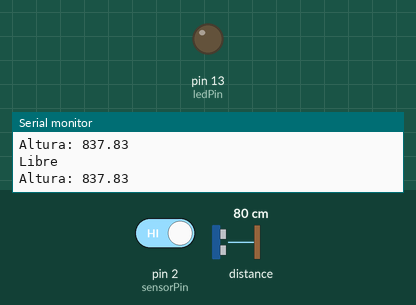
Bench run of a sketch on a simulated Arduino Nano, built with avr-gcc and run on an emulated ATmega328P. On the bench: output pins drawn as LEDs (lit = HIGH), the last lines printed to the serial monitor. The test bench sets the inputs (shaded band); at power-on: pin 2 (sensorPin) HIGH, distance to the obstacle 80 cm.

Above: at 2.2 s.
2.3 s: pin 2 (sensorPin) driven LOW
At 4.5 s:
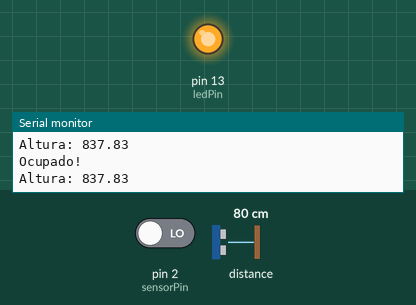
7.7 s: pin 2 (sensorPin) driven HIGH
At 8.5 s:
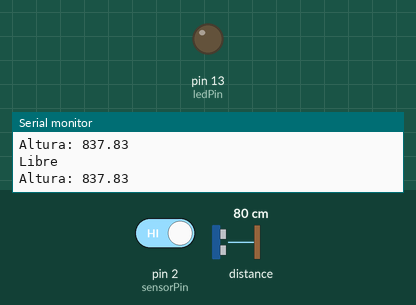
Timing chart, 0 to 10.7 s (numbered marks = the images above; inputs shaded):
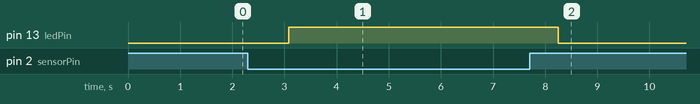

The sketch:

SENS_DIST_IR_V1.0.ino
```cpp
#include <Wire.h>
#include <Adafruit_VL53L0X.h>

Adafruit_VL53L0X lox = Adafruit_VL53L0X();

int sensorPin = 2;    // OUT del sensor de proximidad IR al pin D2
int ledPin = 13;      // LED integrado en el Nano
int valorSensor = 0;

float slope = 0.9071;  // Pendiente de la ecuación lineal
float intercept = 40;  // Intersección de la ecuación lineal

void setup() {
  pinMode(sensorPin, INPUT);
  pinMode(ledPin, OUTPUT);
  Serial.begin(9600);
  Serial.println("PRUEBAS DE SENSOR IR - PRESENCIA");
  Serial.println("PRUEBAS DE SENSOR DE POSICIONAMIENTO VERTICAL");
  delay(1000);

  // Inicialización del sensor de distancia
  if (!lox.begin()) {
    Serial.println("No se encontró VL53L0X");
    while(1);
  }
  // Cambiar la dirección del sensor para evitar conflicto
  //lox.setAddress(0x30);  // Cambiar la dirección a 0x30
}

void loop() {
  // Sensor de proximidad IR
  valorSensor = digitalRead(sensorPin);

  if (valorSensor == LOW) {
    // Algunos sensores dan LOW cuando detectan obstáculo
    digitalWrite(ledPin, HIGH);
    Serial.println("Ocupado!");
  } else {
    digitalWrite(ledPin, LOW);
    Serial.println("Libre");
  }

  // Sensor de distancia (VL53L0X)
  VL53L0X_RangingMeasurementData_t measure;
  lox.rangingTest(&measure, false);

  if (measure.RangeStatus != 4) {
    // Aplicar la corrección usando la ecuación: distancia real = (medido - intercept) / slope
    float realDistance = (measure.RangeMilliMeter - intercept) / slope;
    Serial.print("Altura: ");
    Serial.println(realDistance);
  } else {
    Serial.println("Fuera de rango");
  }

  delay(1000); // Espera entre lecturas
}
```

Measured:
- after the input at 2.3 s, pin 13 (ledPin): LOW → HIGH after 0.78 s
- after the input at 7.7 s, pin 13 (ledPin): HIGH → LOW after 0.55 s
